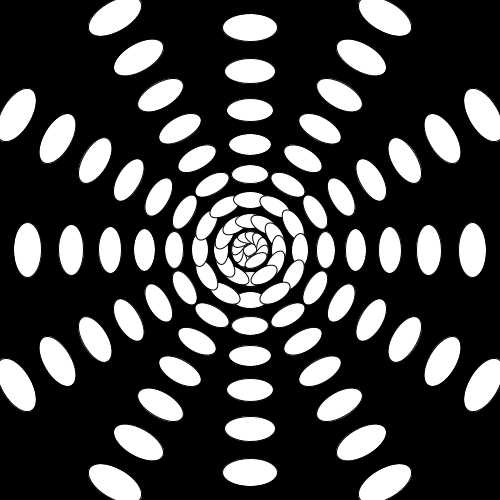
Frame 1 (no input)
Frame 60 (the mouse pressed at the canvas centre just before this capture): identical to frame 1, image omitted
Frame 120 (the mouse held since frame 60 and released just before this capture): identical to frame 1, image omitted

The Processing sketch that drew this single still picture (run headless with seeded random() and noise(); from frame 60 on, the mouse is pressed at the canvas centre):

// Processing sketch: muestraCircular
// ── muestraCircular.pde
void setup() {
  size(500, 500);
}
void draw() {
  background(0);
  /* en el draw() aplicamos, utilizando un for, la cantidad de repeticiones de la función flor*/
  for (int i=0; i<10; i++) {
    float tam = map(i, 0, 9, 20, 60);
    //int tam = 40;
    flor(width/2, height/2, i* tam/2, tam, 12);
  }
}
/*Esta función utiliza parámetros de ubicación, separación del centro, un tamaño y cuántas repeticiones
de la figura ellipse vamos a utilizar*/
void flor(int x, int y, float sep, float ancho, int cant) {
  for (int i=0; i<cant; i++) {
    push();
    translate(x, y);
    // cada repetición reubica la figura de acuerdo a este cálculo
    rotate(radians(i*(360/cant))); // con 360/cant nos aseguramos una separación uniforme
    ellipse(0, sep, ancho, ancho/2);
    pop();
  }
}
